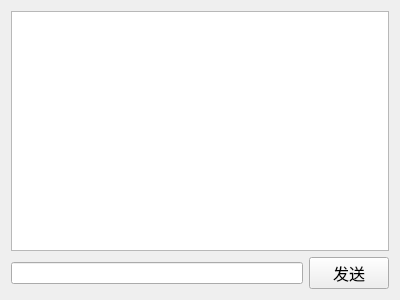
<?xml version="1.0" encoding="UTF-8"?>
<ui version="4.0">
 <class>PrivateChat</class>
 <widget class="QWidget" name="PrivateChat">
  <property name="geometry">
   <rect>
    <x>0</x>
    <y>0</y>
    <width>400</width>
    <height>300</height>
   </rect>
  </property>
  <property name="windowTitle">
   <string>Form</string>
  </property>
  <layout class="QVBoxLayout" name="verticalLayout_2">
   <item>
    <layout class="QVBoxLayout" name="verticalLayout">
     <item>
      <widget class="QTextEdit" name="shwoMsg_te"/>
     </item>
     <item>
      <layout class="QHBoxLayout" name="horizontalLayout">
       <item>
        <widget class="QLineEdit" name="inputMsg_le"/>
       </item>
       <item>
        <widget class="QPushButton" name="sendMsg_pb">
         <property name="font">
          <font>
           <pointsize>12</pointsize>
          </font>
         </property>
         <property name="text">
          <string>发送</string>
         </property>
        </widget>
       </item>
      </layout>
     </item>
    </layout>
   </item>
  </layout>
 </widget>
 <resources/>
 <connections/>
</ui>
